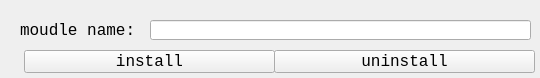
<?xml version="1.0" encoding="UTF-8"?>
<ui version="4.0">
 <class>MainWindow</class>
 <widget class="QMainWindow" name="MainWindow">
  <property name="geometry">
   <rect>
    <x>0</x>
    <y>0</y>
    <width>540</width>
    <height>78</height>
   </rect>
  </property>
  <property name="windowTitle">
   <string>python moudle install</string>
  </property>
  <widget class="QWidget" name="centralwidget">
   <widget class="QLabel" name="label">
    <property name="geometry">
     <rect>
      <x>20</x>
      <y>10</y>
      <width>121</width>
      <height>41</height>
     </rect>
    </property>
    <property name="font">
     <font>
      <family>Consolas</family>
      <pointsize>12</pointsize>
     </font>
    </property>
    <property name="text">
     <string>moudle name:</string>
    </property>
   </widget>
   <widget class="QLineEdit" name="lineEdit">
    <property name="geometry">
     <rect>
      <x>150</x>
      <y>20</y>
      <width>381</width>
      <height>20</height>
     </rect>
    </property>
   </widget>
   <widget class="QPushButton" name="pushButton">
    <property name="geometry">
     <rect>
      <x>24</x>
      <y>50</y>
      <width>251</width>
      <height>23</height>
     </rect>
    </property>
    <property name="font">
     <font>
      <family>Consolas</family>
      <pointsize>12</pointsize>
     </font>
    </property>
    <property name="text">
     <string>install</string>
    </property>
   </widget>
   <widget class="QPushButton" name="pushButton_2">
    <property name="geometry">
     <rect>
      <x>274</x>
      <y>50</y>
      <width>261</width>
      <height>23</height>
     </rect>
    </property>
    <property name="font">
     <font>
      <family>Consolas</family>
      <pointsize>12</pointsize>
     </font>
    </property>
    <property name="text">
     <string>uninstall</string>
    </property>
   </widget>
  </widget>
 </widget>
 <resources/>
 <connections/>
</ui>
